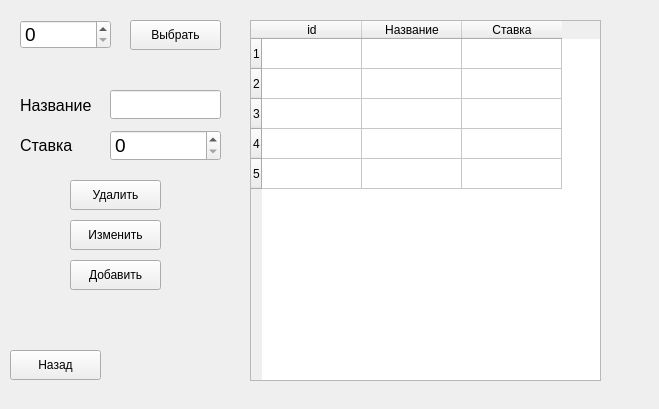
<?xml version="1.0" encoding="UTF-8"?>
<ui version="4.0">
 <class>WTaxes</class>
 <widget class="QWidget" name="WTaxes">
  <property name="geometry">
   <rect>
    <x>0</x>
    <y>0</y>
    <width>659</width>
    <height>409</height>
   </rect>
  </property>
  <property name="windowTitle">
   <string>Form</string>
  </property>
  <widget class="QLineEdit" name="t_name">
   <property name="geometry">
    <rect>
     <x>110</x>
     <y>90</y>
     <width>111</width>
     <height>29</height>
    </rect>
   </property>
   <property name="font">
    <font>
     <pointsize>14</pointsize>
    </font>
   </property>
  </widget>
  <widget class="QLabel" name="label_5">
   <property name="geometry">
    <rect>
     <x>20</x>
     <y>130</y>
     <width>91</width>
     <height>30</height>
    </rect>
   </property>
   <property name="font">
    <font>
     <pointsize>12</pointsize>
    </font>
   </property>
   <property name="text">
    <string>Ставка</string>
   </property>
  </widget>
  <widget class="QPushButton" name="b_kill">
   <property name="geometry">
    <rect>
     <x>70</x>
     <y>180</y>
     <width>91</width>
     <height>30</height>
    </rect>
   </property>
   <property name="text">
    <string>Удалить</string>
   </property>
  </widget>
  <widget class="QLabel" name="label_3">
   <property name="geometry">
    <rect>
     <x>20</x>
     <y>90</y>
     <width>81</width>
     <height>30</height>
    </rect>
   </property>
   <property name="font">
    <font>
     <pointsize>12</pointsize>
    </font>
   </property>
   <property name="text">
    <string>Название</string>
   </property>
  </widget>
  <widget class="QSpinBox" name="t_select">
   <property name="geometry">
    <rect>
     <x>20</x>
     <y>20</y>
     <width>91</width>
     <height>29</height>
    </rect>
   </property>
   <property name="font">
    <font>
     <pointsize>14</pointsize>
    </font>
   </property>
   <property name="maximum">
    <number>1000000</number>
   </property>
  </widget>
  <widget class="QPushButton" name="b_change">
   <property name="geometry">
    <rect>
     <x>70</x>
     <y>220</y>
     <width>91</width>
     <height>30</height>
    </rect>
   </property>
   <property name="text">
    <string>Изменить</string>
   </property>
  </widget>
  <widget class="QPushButton" name="b_select">
   <property name="geometry">
    <rect>
     <x>130</x>
     <y>20</y>
     <width>91</width>
     <height>30</height>
    </rect>
   </property>
   <property name="text">
    <string>Выбрать</string>
   </property>
  </widget>
  <widget class="QPushButton" name="b_add">
   <property name="geometry">
    <rect>
     <x>70</x>
     <y>260</y>
     <width>91</width>
     <height>30</height>
    </rect>
   </property>
   <property name="text">
    <string>Добавить</string>
   </property>
  </widget>
  <widget class="QTableWidget" name="db">
   <property name="geometry">
    <rect>
     <x>250</x>
     <y>20</y>
     <width>351</width>
     <height>361</height>
    </rect>
   </property>
   <property name="rowCount">
    <number>5</number>
   </property>
   <property name="columnCount">
    <number>3</number>
   </property>
   <row/>
   <row/>
   <row/>
   <row/>
   <row/>
   <column>
    <property name="text">
     <string>id</string>
    </property>
   </column>
   <column>
    <property name="text">
     <string>Название</string>
    </property>
   </column>
   <column>
    <property name="text">
     <string>Ставка</string>
    </property>
   </column>
  </widget>
  <widget class="QDoubleSpinBox" name="t_tax">
   <property name="geometry">
    <rect>
     <x>110</x>
     <y>130</y>
     <width>111</width>
     <height>31</height>
    </rect>
   </property>
   <property name="font">
    <font>
     <pointsize>14</pointsize>
    </font>
   </property>
   <property name="decimals">
    <number>0</number>
   </property>
   <property name="maximum">
    <double>1000001.000000000000000</double>
   </property>
  </widget>
  <widget class="QPushButton" name="b_back">
   <property name="geometry">
    <rect>
     <x>10</x>
     <y>350</y>
     <width>91</width>
     <height>30</height>
    </rect>
   </property>
   <property name="text">
    <string>Назад</string>
   </property>
  </widget>
 </widget>
 <resources/>
 <connections/>
</ui>
